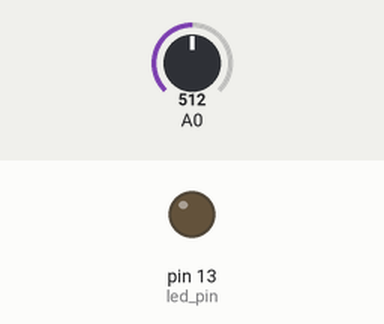
Recording of a sketch running on a simulated Arduino Uno, built with avr-gcc and run on an emulated ATmega328P. On the bench: output pins drawn as LEDs (lit = HIGH). Inputs (shaded band) come from the test bench; at power-on: A0 = 512.

Above: at 1.2 s.
1.3 s: A0 set to 482
At 2.5 s:
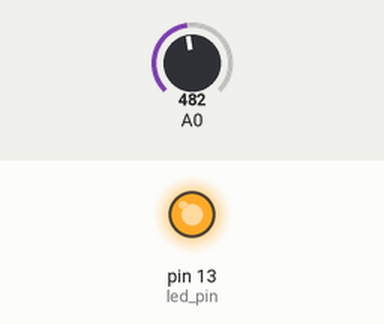
2.8 s: A0 set to 510
At 3.7 s:
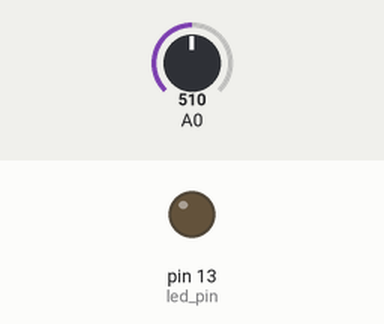
4.3 s: A0 set to 490
At 4.9 s:
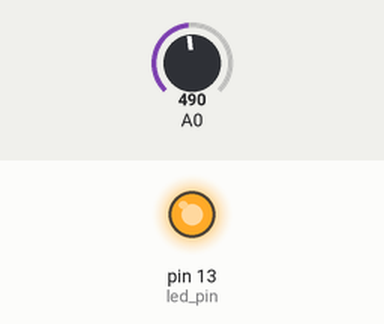
Timing chart, 0 to 7.3 s (numbered marks = the images above; inputs shaded):
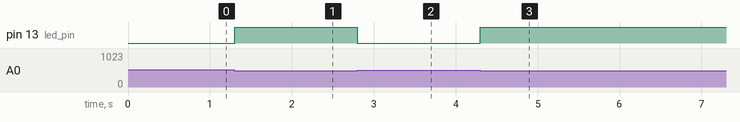

The sketch:

digitalLightSensor.ino
```cpp
//  디지털로도 받을 수 있음

int led_pin=13;
void setup() {
  pinMode(led_pin, OUTPUT);
 }

void loop() {

  int light = analogRead(A0);
  // 어두우면 led를 밝혀야하므로 매개변수 3~4번째는 순서가 바뀌어야 함.
  int ledLight = map(light, 0, 500, 255, 0);

  if(light<=500){
    digitalWrite(led_pin, HIGH);
  } else {
     digitalWrite(led_pin, LOW);
  }
}
```

Measured:
- the behaviour switches between 501 and 500 on A0 (found by bisection; images 0 and 1)
- after the input at 1.3 s, pin 13 (led_pin): LOW → HIGH at once
- after the input at 2.8 s, pin 13 (led_pin): HIGH → LOW at once
- after the input at 4.3 s, pin 13 (led_pin): LOW → HIGH at once
